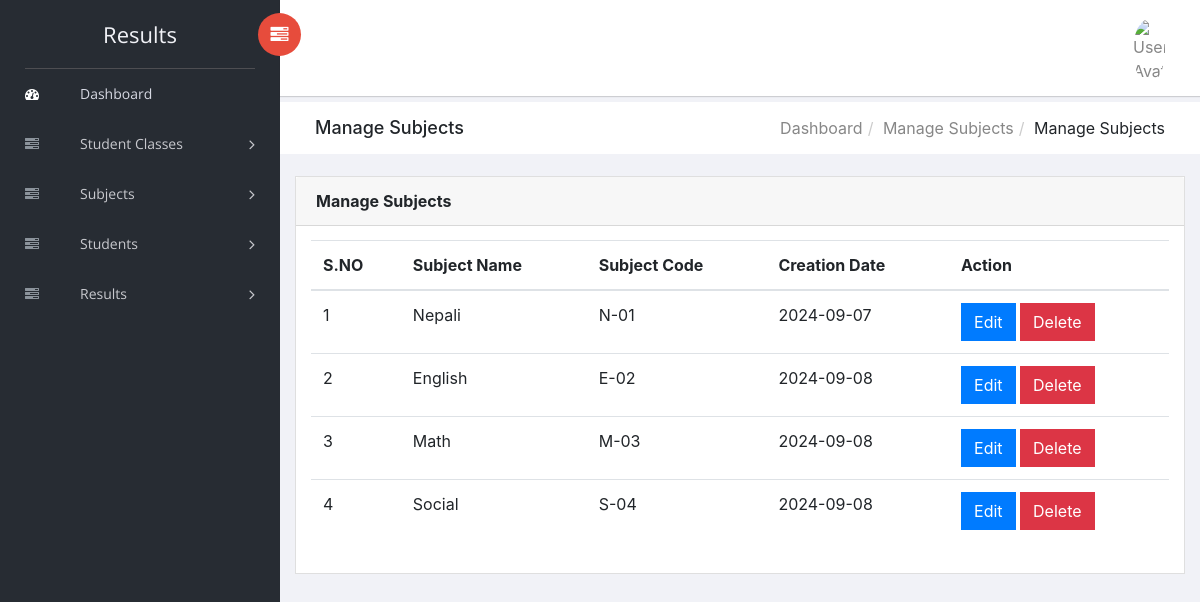
The app's page /Dashboard/results/manage-subjects.php with its own data.
### tables this page shows
CREATE TABLE `stnsubjects` (
  `id` int(11) NOT NULL,
  `SubjectName` varchar(255) NOT NULL,
  `SubjectCode` varchar(255) NOT NULL,
  `Creationdate` date NOT NULL,
  `UpdationDate` date NOT NULL
);

### Dashboard/results/manage-subjects.php (the view, shortened to what this page needs)
<?php session_start();
include('includes/dbconnection.php');
if (strlen($_SESSION['trmsaid']==0)) {
  ?>
<!doctype html>
<html class="no-js" lang="en">
<head>
    <link rel="stylesheet" href="../vendors/bootstrap/dist/css/bootstrap.min.css">
    <link rel="stylesheet" href="../vendors/font-awesome/css/font-awesome.min.css">
    <link rel="stylesheet" href="../vendors/themify-icons/css/themify-icons.css">
    <link rel="stylesheet" href="../vendors/flag-icon-css/css/flag-icon.min.css">
    <link rel="stylesheet" href="../vendors/selectFX/css/cs-skin-elastic.css">
    <link rel="stylesheet" href="../assets/css/style.css">
</head>
<body>
    <?php include_once('includes/sidebar.php');?>
    <div id="right-panel" class="right-panel">
        <?php include_once('includes/header.php');?>
        <div class="breadcrumbs">
            <div class="col-sm-4">
                <div class="page-header float-left">
                    <div class="page-title">
                        <h1>Manage Subjects</h1>
                    </div>
                </div>
            </div>
            <div class="col-sm-8">
                <div class="page-header float-right">
                    <div class="page-title">
                        <ol class="breadcrumb text-right">
                            <li><a href="dashboard.php">Dashboard</a></li>
                            <li><a href="manage-Subjects.php">Manage Subjects</a></li>
                            <li class="active">Manage Subjects</li>
                        </ol>
                    </div>
                </div>
            </div>
        </div>
        <div class="content mt-3">
            <div class="animated fadeIn">
                <div class="row">
                    <div class="col-lg-12">
                        <div class="card">
                            <div class="card-header">
                                <strong class="card-title">Manage Subjects</strong>
                            </div>
                            <div class="card-body">
                                <table class="table">
                                    <thead>
                                        <tr>
                                            <tr>
                  <th>S.NO</th>
                  <th>Subject Name</th>
                    <th>Subject Code</th>
                   <th>Creation Date</th>
                   <th>Action</th>
                </tr>
                                        </tr>
                                        </thead>
                                    <?php
$sql="SELECT * from stnsubjects";
$query = $dbh -> prepare($sql);
$query->execute();
$results=$query->fetchAll(PDO::FETCH_OBJ);
$cnt=1;
if($query->rowCount() > 0)
{
foreach($results as $row)
{               ?>
                <tr>
                  <td><?php echo htmlentities($cnt);?></td>
                  <td><?php  echo htmlentities($row->SubjectName);?></td>
                  <td><?php  echo htmlentities($row->SubjectCode);?></td>
                  <td><?php  echo htmlentities($row->Creationdate);?></td>
                  <td><a href="editSubjectDetails.php?editid=<?php echo htmlentities ($row->id);?>" class="btn btn-primary">Edit</a>
                      <a href="manage-subjects.php?delid=<?php echo htmlentities ($row->id);?>" class="btn btn-danger" onclick="return confirm('Do you really want to delete?');">Delete</a>
                  </td>
                </tr>
               <?php $cnt=$cnt+1;}} ?>
                                </table>
                            </div>
                        </div>
                    </div>
                </div>
            </div>
        </div>
    </div>
</body>
</html>
<?php }  ?>

### records on screen
stnsubjects: SubjectName "Nepali", SubjectCode "N-01", Creationdate "2024-09-07"
stnsubjects: SubjectName "English", SubjectCode "E-02", Creationdate "2024-09-08"
stnsubjects: SubjectName "Math", SubjectCode "M-03", Creationdate "2024-09-08"
stnsubjects: SubjectName "Social", SubjectCode "S-04", Creationdate "2024-09-08"
